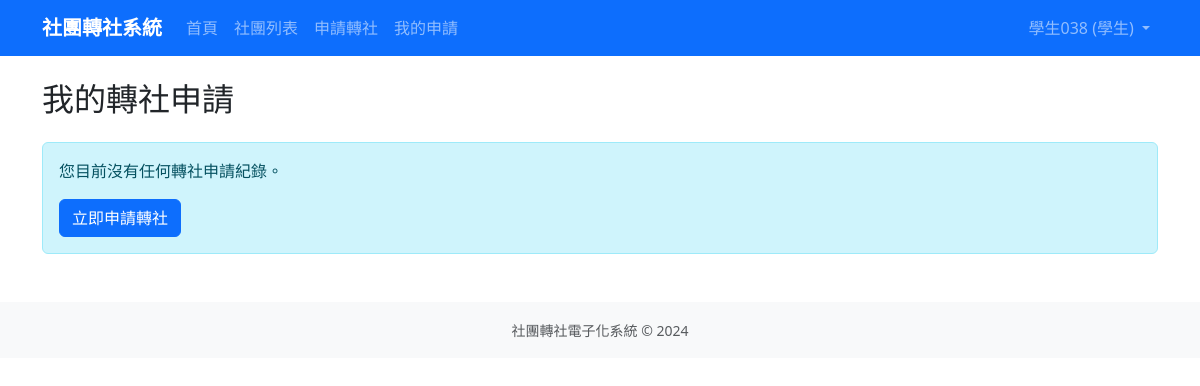
The app's page /transfers/my-requests/ (signed in), older data.
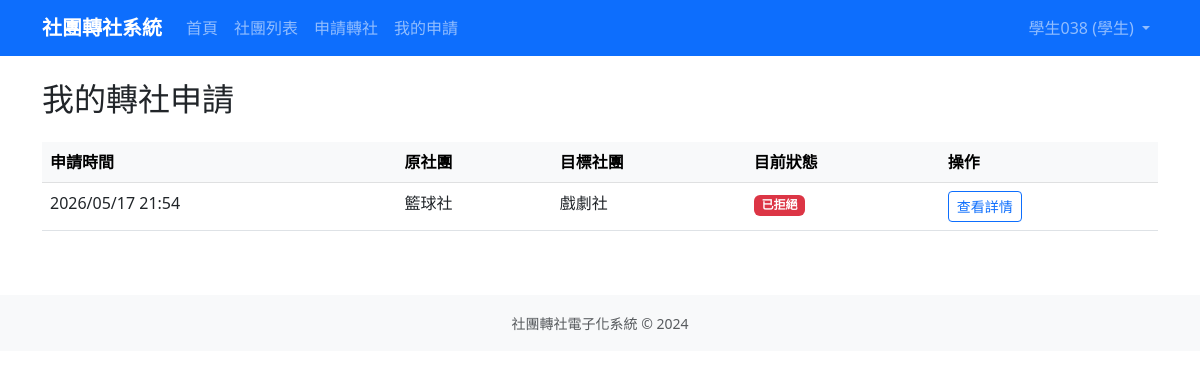
The same page, newer data.
### transfers/models.py (models this page shows, shortened)
class TransferRequest(models.Model):
    STATUS_CHOICES = [
        ('draft', '草稿'),
        ('orig_president_pending', '原社長審核中'),
        ('orig_teacher_pending', '原指導老師審核中'),
        ('new_president_pending', '新社長審核中'),
        ('new_teacher_pending', '新指導老師審核中'),
        ('admin_pending', '訓育組審核中'),
        ('approved', '已核准'),
        ('rejected', '已拒絕'),
        ('returned', '退回重選'),
    ]
    student = models.ForeignKey(
        settings.AUTH_USER_MODEL,
        on_delete=models.CASCADE,
        related_name='transfer_requests',
        verbose_name='申請學生'
    )
    original_club = models.ForeignKey(
        'clubs.Club',
        on_delete=models.CASCADE,
        related_name='transfer_out_requests',
        verbose_name='原社團'
    )
    target_club = models.ForeignKey(
        'clubs.Club',
        on_delete=models.CASCADE,
        related_name='transfer_in_requests',
        verbose_name='目標社團'
    )
    status = models.CharField(
        max_length=30,
        choices=STATUS_CHOICES,
        default='orig_president_pending',
        verbose_name='狀態'
    )
    reason = models.TextField(blank=True, verbose_name='轉社原因')
    created_at = models.DateTimeField(auto_now_add=True, verbose_name='申請時間')
    updated_at = models.DateTimeField(auto_now=True, verbose_name='更新時間')
    completed_at = models.DateTimeField(null=True, blank=True, verbose_name='完成時間')
    class Meta:
        verbose_name = '轉社申請單'
        verbose_name_plural = '轉社申請單'
        ordering = ['-created_at']

### clubs/models.py (models this page shows, shortened)
class Club(models.Model):
    CATEGORY_CHOICES = [
        ('academic', '學術類'),
        ('arts', '藝文類'),
        ('performance', '藝能類'),
        ('recreation', '康輔類'),
        ('sports', '體育類'),
    ]
    code = models.CharField(max_length=10, unique=True, null=True, blank=True, verbose_name='社團代號')
    name = models.CharField(max_length=100, verbose_name='社團名稱')
    teacher = models.CharField(max_length=50, default='', verbose_name='指導老師')
    president = models.CharField(max_length=50, default='', verbose_name='社長')
    location = models.CharField(max_length=100, blank=True, verbose_name='社課場地')
    category = models.CharField(max_length=20, choices=CATEGORY_CHOICES, blank=True, verbose_name='類別')
    description = models.TextField(blank=True, verbose_name='社團描述')
    max_members = models.PositiveIntegerField(default=30, verbose_name='人數上限')
    current_members = models.PositiveIntegerField(default=0, verbose_name='現有人數')
    is_active = models.BooleanField(default=True, verbose_name='啟用中')
    created_at = models.DateTimeField(auto_now_add=True, verbose_name='建立時間')
    updated_at = models.DateTimeField(auto_now=True, verbose_name='更新時間')
    class Meta:
        verbose_name = '社團'
        verbose_name_plural = '社團'
        ordering = ['name']

### transfers/views.py (the view)
# urls.py: path('my-requests/', views.MyRequestsView.as_view(), name='my_requests'),
class MyRequestsView(LoginRequiredMixin, StudentRequiredMixin, ListView):
    model = TransferRequest
    template_name = 'transfers/my_requests.html'
    context_object_name = 'requests'
    def get_queryset(self):
        return TransferRequest.objects.filter(
            student=self.request.user
        ).prefetch_related('approval_logs')

### transfers/views.py (called while the page is built)
    def test_func(self):
        return self.request.user.role in ['student', 'president']

### templates/transfers/my_requests.html (shortened to what this page needs)
{% extends 'base.html' %}
{% block content %}
<h2 class="mb-4">我的轉社申請</h2>
{% if requests %}
<div class="table-responsive">
    <table class="table table-hover">
        <thead class="table-light">
            <tr>
                <th>申請時間</th>
                <th>原社團</th>
                <th>目標社團</th>
                <th>目前狀態</th>
                <th>操作</th>
            </tr>
        </thead>
        <tbody>
            {% for req in requests %}
            <tr>
                <td>{{ req.created_at|date:"Y/m/d H:i" }}</td>
                <td>{{ req.original_club.name }}</td>
                <td>{{ req.target_club.name }}</td>
                <td>
                    {% if req.status == 'approved' %}
                        <span class="badge bg-success">{{ req.get_status_display }}</span>
                    {% elif req.status == 'rejected' %}
                        <span class="badge bg-danger">{{ req.get_status_display }}</span>
                    {% elif req.status == 'returned' %}
                        <span class="badge bg-warning text-dark">{{ req.get_status_display }}</span>
                    {% else %}
                        <span class="badge bg-primary">{{ req.get_status_display }}</span>
                    {% endif %}
                </td>
                <td>
                    <a href="{% url 'request_detail' req.pk %}" class="btn btn-sm btn-outline-primary">
                        查看詳情
                    </a>
                </td>
            </tr>
            {% endfor %}
        </tbody>
    </table>
</div>
{% else %}
<div class="alert alert-info">
    <p>您目前沒有任何轉社申請紀錄。</p>
    <a href="{% url 'transfer_apply' %}" class="btn btn-primary">立即申請轉社</a>
</div>
{% endif %}
{% endblock %}

Row changes from the older to the newer data that the page shows:
added TransferRequest: created_at "2026/05/17 21:54", original_club.name "籃球社", target_club.name "戲劇社", status "已拒絕"
Text that changed along with them:
text no longer shown: "您目前沒有任何轉社申請紀錄。 立即申請轉社"
text now shown: "申請時間 原社團 目標社團 目前狀態 操作"
